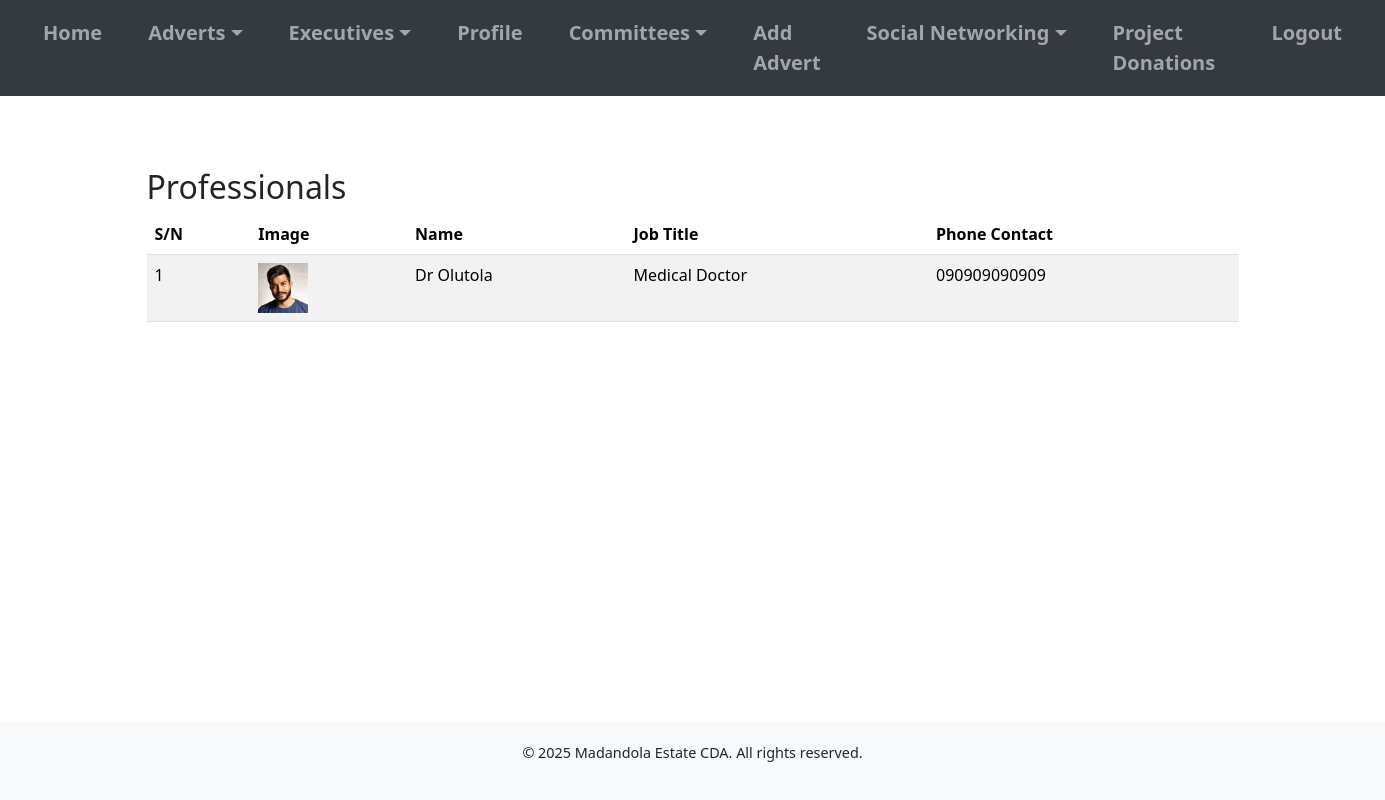
The app's page /professionals/ (signed in) with its own data.
### cda_app/models.py (models this page shows, shortened)
class Professional(models.Model):
    image = models.ImageField(upload_to='professionals/', blank=True, null=True)
    name = models.CharField(max_length=100)
    job_title = models.CharField(max_length=100)
    phone_number = models.CharField(max_length=20, blank=True, null=True)

### cda_app/views.py (the view)
# urls.py: path('professionals/', views.professionals_list, name='professionals_list'),
@login_required
def professionals_list(request):
    professionals = Professional.objects.all()
    return render(request, 'professionals_list.html', {'professionals': professionals})

### cda_app/context_processors.py (called while the page is built)
def committees(request):
    return {'committees': Committee.objects.all()}

### templates/professionals_list.html
{% extends 'base.html' %}
{% block content %}
<div class="container mt-5">
    <h2>Professionals</h2>
    <table class="table table-striped">
        <thead>
            <tr>
                <th>S/N</th>
                <th>Image</th>
                <th>Name</th>
                <th>Job Title</th>
                <th>Phone Contact</th>
            </tr>
        </thead>
        <tbody>
            {% for professional in professionals %}
            <tr>
                <td>{{ forloop.counter }}</td>
                <td>
                    {% if professional.image %}
                        <img src="{{ professional.image.url }}" alt="{{ professional.name }}" style="width: 50px; height: 50px; object-fit: cover;">
                    {% else %}
                        No Image
                    {% endif %}
                </td>
                <td>{{ professional.name }}</td>
                <td>{{ professional.job_title }}</td>
                <td>{{ professional.phone_number }}</td>
            </tr>
            {% empty %}
            <tr>
                <td colspan="5">No professionals found.</td>
            </tr>
            {% endfor %}
        </tbody>
    </table>
</div>
{% endblock %}

### templates/base.html (style rules this page uses)
body { display: flex; flex-direction: column; min-height: 100vh; font-size: 1rem; }

### records on screen
Professional: image (picture), name "Dr Olutola", job_title "Medical Doctor", phone_number "090909090909"
